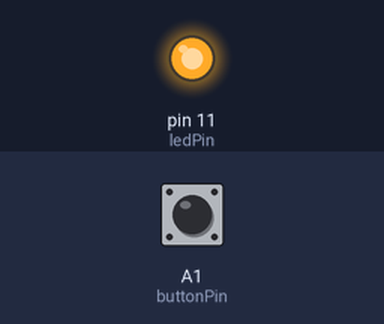
Simulated run of this sketch. Board: Arduino Uno, built with avr-gcc and run on an emulated ATmega328P. On the bench: output pins drawn as LEDs (lit = HIGH). Inputs (shaded band) come from the test bench; at power-on: A1 (buttonPin) HIGH.

Above: at 1.2 s.
1.3 s: A1 (buttonPin) pulled LOW for 0.15 s
At 1.39 s:
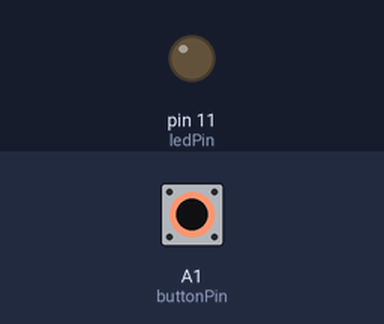
2.9 s: A1 (buttonPin) pulled LOW for 3.2 s
At 7.2 s:
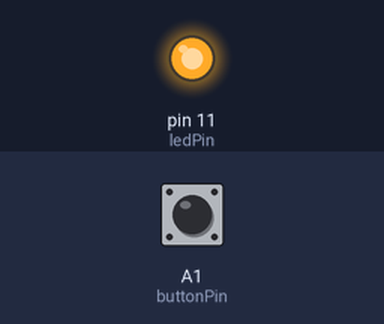
Timing chart, 0 to 8.7 s (numbered marks = the images above; inputs shaded):
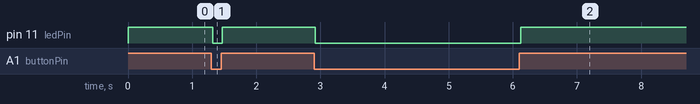

Measured:
- after the input at 1.3 s, pin 11 (ledPin): HIGH → LOW at once, → HIGH 0.15 s later
- after the input at 2.9 s, pin 11 (ledPin): HIGH → LOW at once, → HIGH 3.2 s later

The sketch:

2_pushbutton_with_led.ino
```cpp
int buttonPin = A1;
int ledPin = 11;

int buttonstate;
int prev_buttonstate = HIGH;

void setup()
{
  pinMode(buttonPin,INPUT);
  pinMode(ledPin,OUTPUT);
  digitalWrite(ledPin,prev_buttonstate);
}
void loop()
{
  buttonstate = digitalRead(buttonPin);
  if(buttonstate != prev_buttonstate)
  {
    delay(20);
    buttonstate = digitalRead(buttonPin);
    prev_buttonstate = buttonstate;
  }
  digitalWrite(ledPin,buttonstate) ;
}
```
